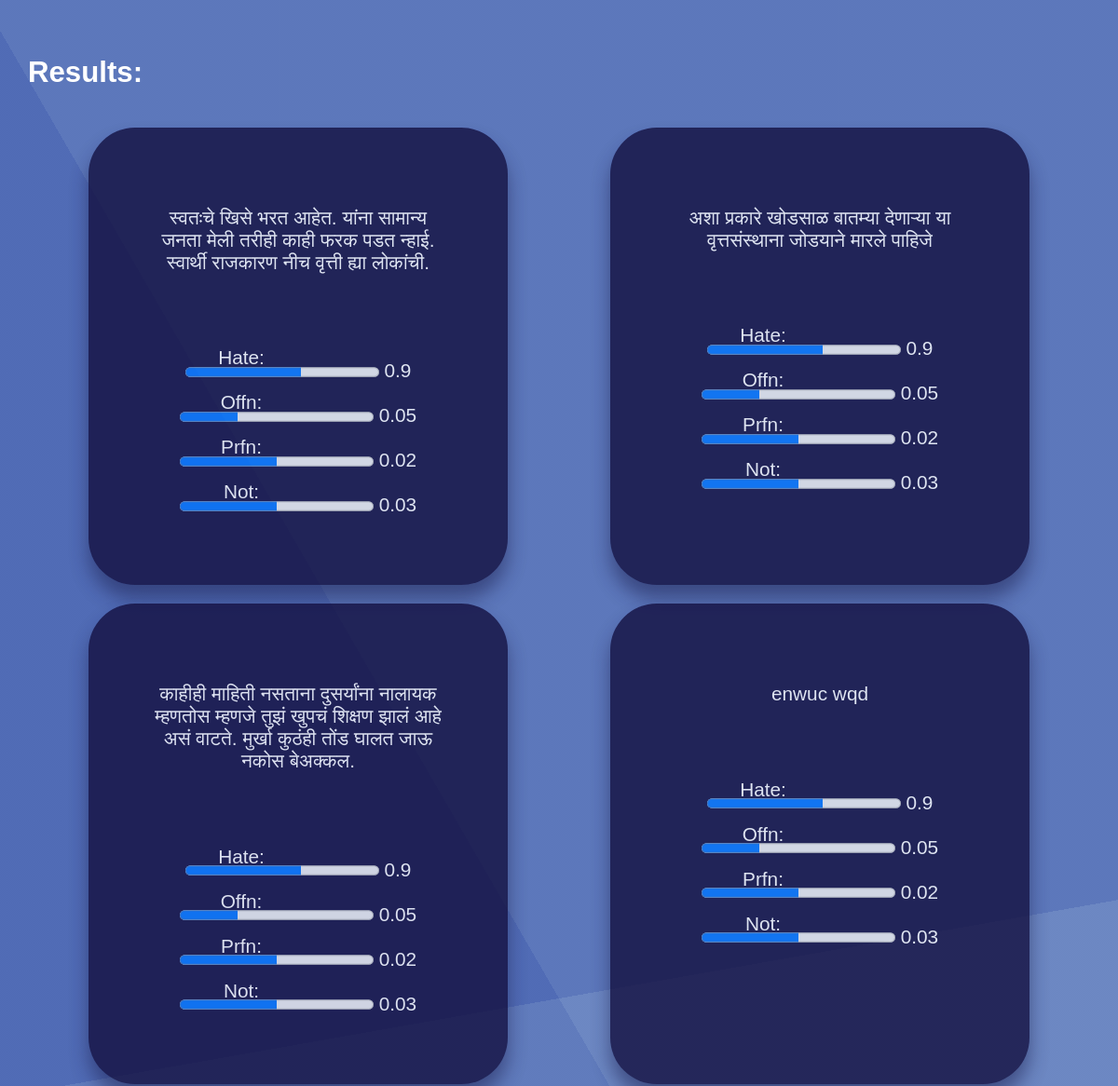
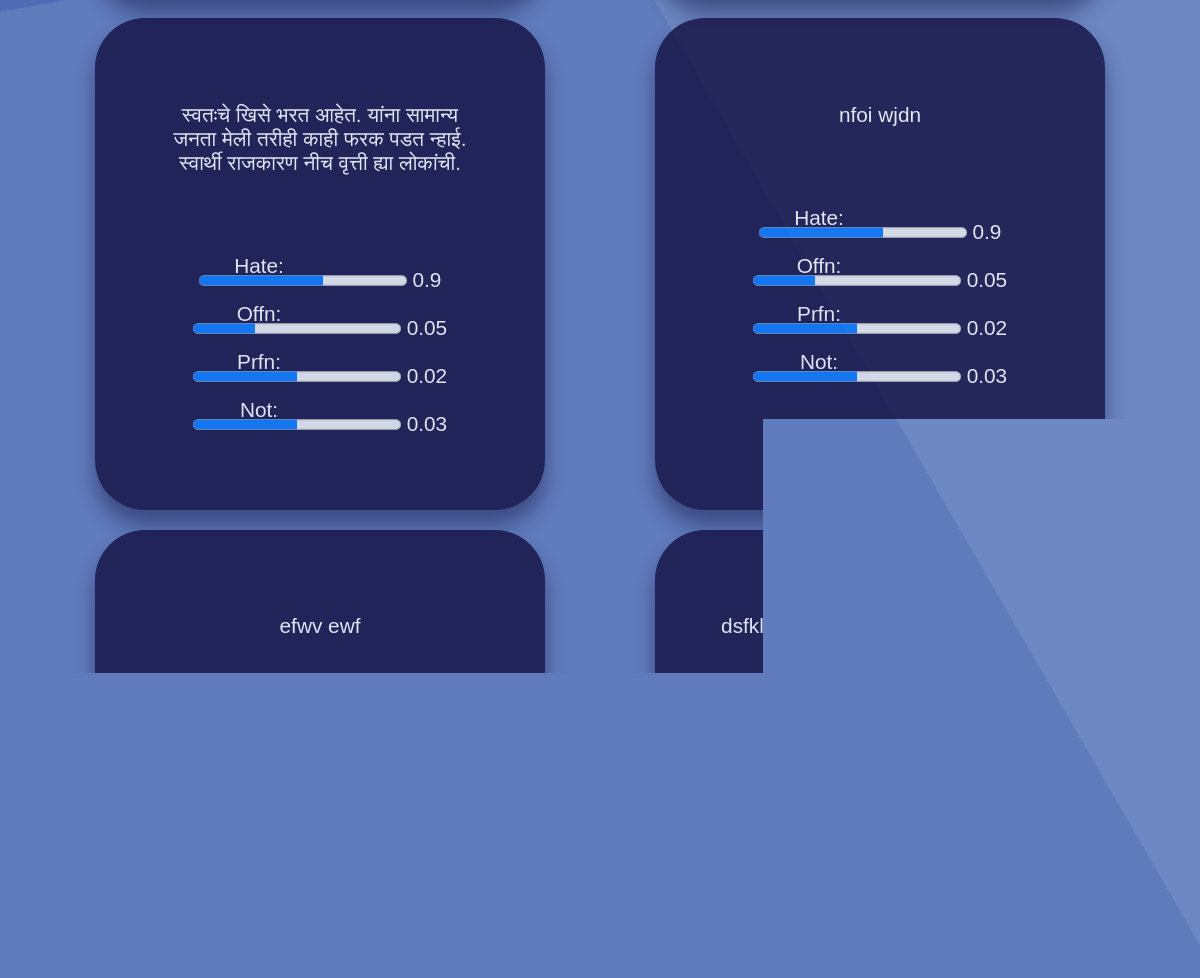
Page /tweets on the earlier database version (2 pictures, top to bottom).
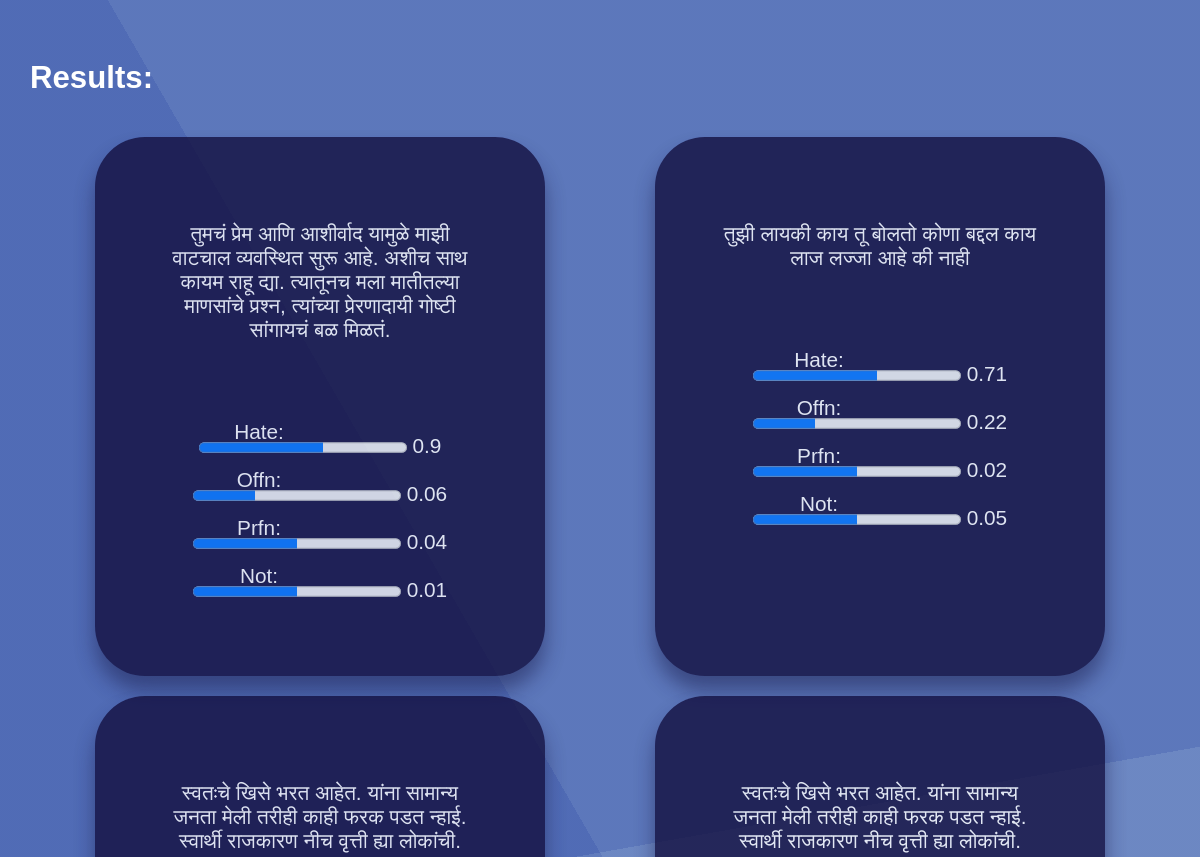
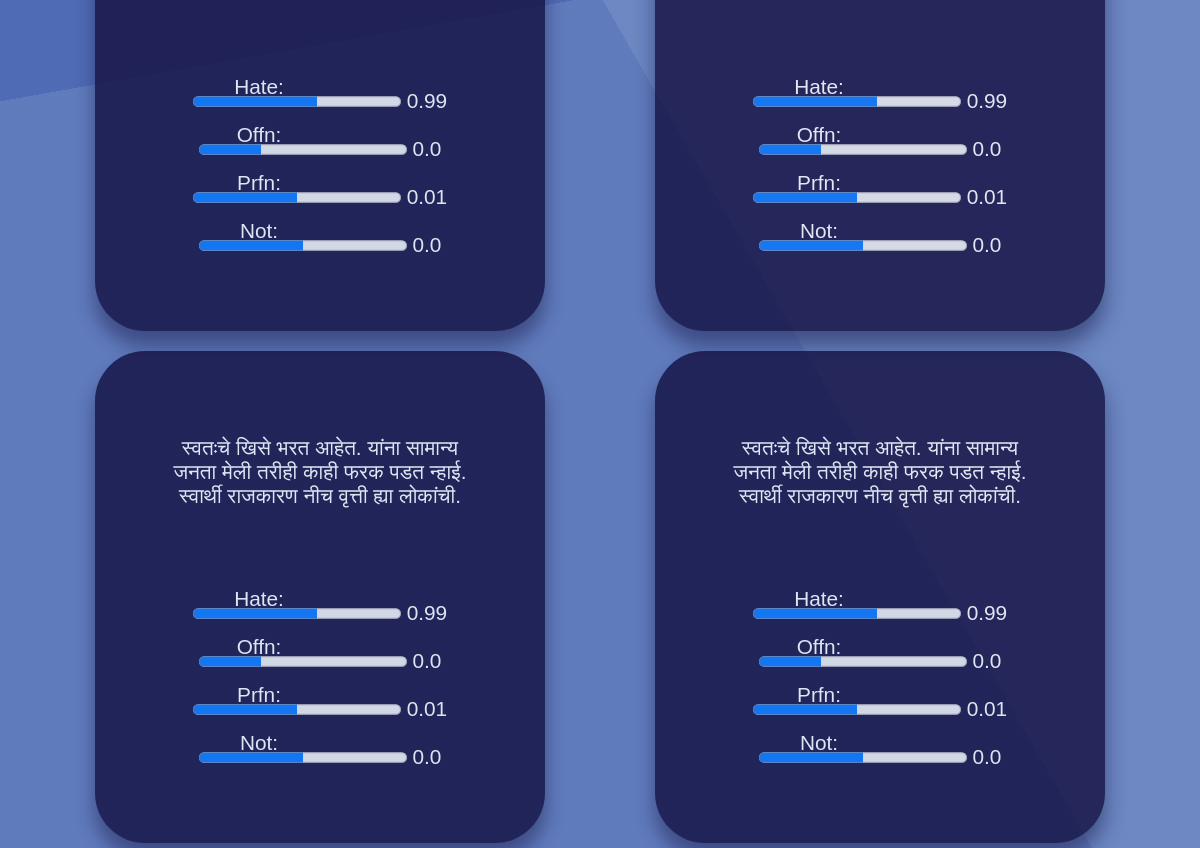
Same page on the later database version (2 pictures, top to bottom).
### incapp/models.py (models this page shows)
class Result(models.Model):
    sent_text = models.CharField(blank=True, null=True, max_length=500)
    hate_label = models.FloatField(blank=True, null=False)
    offn_label = models.FloatField(blank=True, null=False)
    prfn_label = models.FloatField(blank=True, null=False)
    not_label = models.FloatField(blank=True, null=False)

### incapp/views.py (the view)
# urls.py: path('tweets', views.tweets_pool, name='tweets_pool')
def tweets_pool(request):
    all_tweets = Result.objects.all()
    print(len(all_tweets))
    return render(request, 'incapp/Page2.html', context={'all_tweets': all_tweets})

### incapp/templates/incapp/Page2.html (shortened to what this page needs)
<!DOCTYPE html>
<html>
<head>
</head>
<body>
	<div class="bg"></div>
	<div class="bg bg2"></div>
	<div class="bg bg3"></div>
	<h2 style="margin-left:30px ">Results:</h2>
	<div class="forclass">
	{% for tweet in all_tweets %}
	<div class="grid-container">
  	<div class="grid-item">
  	<div id="wrapper">
		<div class="form-element">
			<p>{{ tweet.sent_text }}</p>
		</div>
	<div><br><br>
		<label for="file">Hate:</label>
		<progress id="file2" value="0.6" max="1"></progress> {{ tweet.hate_label }}
		<label for="file">Offn:</label>
		<progress id="file3" value="0.3" max="1"></progress> {{ tweet.offn_label }}
		<label for="file">Prfn:</label>
		<progress id="file" value="0.5" max="1"></progress> {{ tweet.prfn_label }}
		<label for="file">Not:</label>
		<progress id="file1" value="0.5" max="1"></progress> {{ tweet.not_label }}
	</div>
	</div>
  </div>
	</div>
{% endfor %}
		</div>
</body>
</html>

### incapp/templates/incapp/Page2.html (style rules this page uses)
* { box-sizing: border-box; }
body { padding: 0; margin: 0; z-index:-50; background-repeat: no-repeat; background: url(https://images.pexels.com/photos/583846/pexels-photo-583846.jpeg?auto=compress&cs=tinysrgb&dpr=2&w=500) no-repeat center center fixed; -webkit-background-size: cover; -moz-background-size: cover; -o-background-size: cover; background-size: cover; background-color: grey; color: #fff; font-family: 'Ubuntu', sans-serif; font-size: 130%; margin-top: 5%; }
.forclass { display: flex; justify-content: space-evenly; flex-wrap: wrap; }
.bg { animation:slide 3s ease-in-out infinite alternate; background-image: linear-gradient(-120deg, #6a89cc 50%, #4a69bd 50%); bottom:0; left:-50%; opacity:.5; position:fixed; right:-50%; top:0; z-index:-2; }
.bg2 { animation-direction:alternate-reverse; animation-duration:7s; }
.bg3 { animation-duration:5s; background-image: linear-gradient(-10deg, #6a89cc 50%, #4a69bd 50%); }
#wrapper { width: 450px; height: 100%; -webkit-border-radius: 50px; -moz-border-radius: 50px; border-radius: 50px; background-color: #130f40; opacity: 80%; margin: 5px 5px 5px 5px; display: block; padding: 64px; background-size: cover; position: relative; z-index: 1; box-shadow: 0px 15px 20px 0px rgba(37, 43, 94, 0.76); }
::placeholder { color: white; opacity: 0.5; }
label { position: relative; top: 10px; width: 200px; float: left; }
.form-element { margin-bottom: 10px; }
.grid-container { display: grid; grid-template-columns: auto auto auto; padding: 10px; }
.grid-item { text-align: center; }

Differences in the rows shown:
removed Result: sent_text "efwv ewf"
removed Result: sent_text "dsfkldshdslkfhdsklksldfdskjfjkafdkjf"
changed Result: sent_text "स्वतःचे खिसे भरत आहेत. यांना सामान्य जनता मेली तरीही काही फरक पडत न्हाई. स्वार्थी राजकारण नीच वृत्ती ह्या लोकांची." → "तुमचं प्रेम आणि आशीर्वाद यामुळे माझी वाटचाल व्यवस्थित सुरू आहे. अशीच साथ कायम राहू द्या. त्यातूनच मला मातीतल्या माणसांचे प्रश्न, त्यांच्या प्रेरणादायी गोष्टी सांगायचं बळ मिळतं."; offn_label "0.05" → "0.06"; prfn_label "0.02" → "0.04"; not_label "0.03" → "0.01"
changed Result (number 2 of 6 on the later page): sent_text "अशा प्रकारे खोडसाळ बातम्या देणाऱ्या या वृत्तसंस्थाना जोडयाने मारले पाहिजे" → "तुझी लायकी काय तू बोलतो कोणा बद्दल काय लाज लज्जा आहे की नाही"; hate_label "0.9" → "0.71"; offn_label "0.05" → "0.22"; not_label "0.03" → "0.05"
changed Result (number 3 of 6 on the later page): sent_text "काहीही माहिती नसताना दुसर्यांना नालायक म्हणतोस म्हणजे तुझं खुपचं शिक्षण झालं आहे असं वाटते. मुर्खा कुठंही तोंड घालत जाऊ नकोस बेअक्कल." → "स्वतःचे खिसे भरत आहेत. यांना सामान्य जनता मेली तरीही काही फरक पडत न्हाई. स्वार्थी राजकारण नीच वृत्ती ह्या लोकांची."; hate_label "0.9" → "0.99"; offn_label "0.05" → "0.0"; prfn_label "0.02" → "0.01"; not_label "0.03" → "0.0"
changed Result (number 4 of 6 on the later page): sent_text "enwuc wqd" → "स्वतःचे खिसे भरत आहेत. यांना सामान्य जनता मेली तरीही काही फरक पडत न्हाई. स्वार्थी राजकारण नीच वृत्ती ह्या लोकांची."; hate_label "0.9" → "0.99"; offn_label "0.05" → "0.0"; prfn_label "0.02" → "0.01"; not_label "0.03" → "0.0"
changed Result (number 5 of 6 on the later page): hate_label "0.9" → "0.99"; offn_label "0.05" → "0.0"; prfn_label "0.02" → "0.01"; not_label "0.03" → "0.0"
changed Result (number 6 of 6 on the later page): sent_text "nfoi wjdn" → "स्वतःचे खिसे भरत आहेत. यांना सामान्य जनता मेली तरीही काही फरक पडत न्हाई. स्वार्थी राजकारण नीच वृत्ती ह्या लोकांची."; hate_label "0.9" → "0.99"; offn_label "0.05" → "0.0"; prfn_label "0.02" → "0.01"; not_label "0.03" → "0.0"
